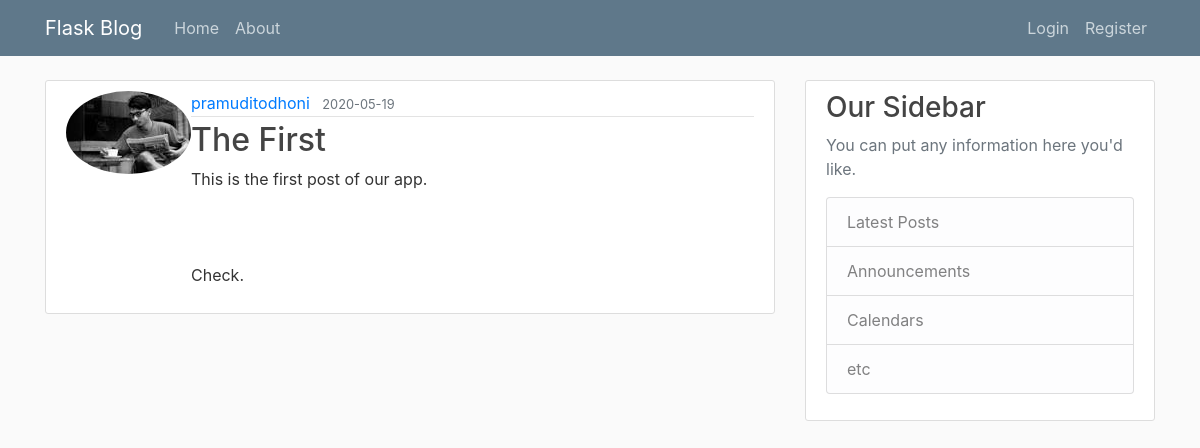
Page /home on the earlier database version.
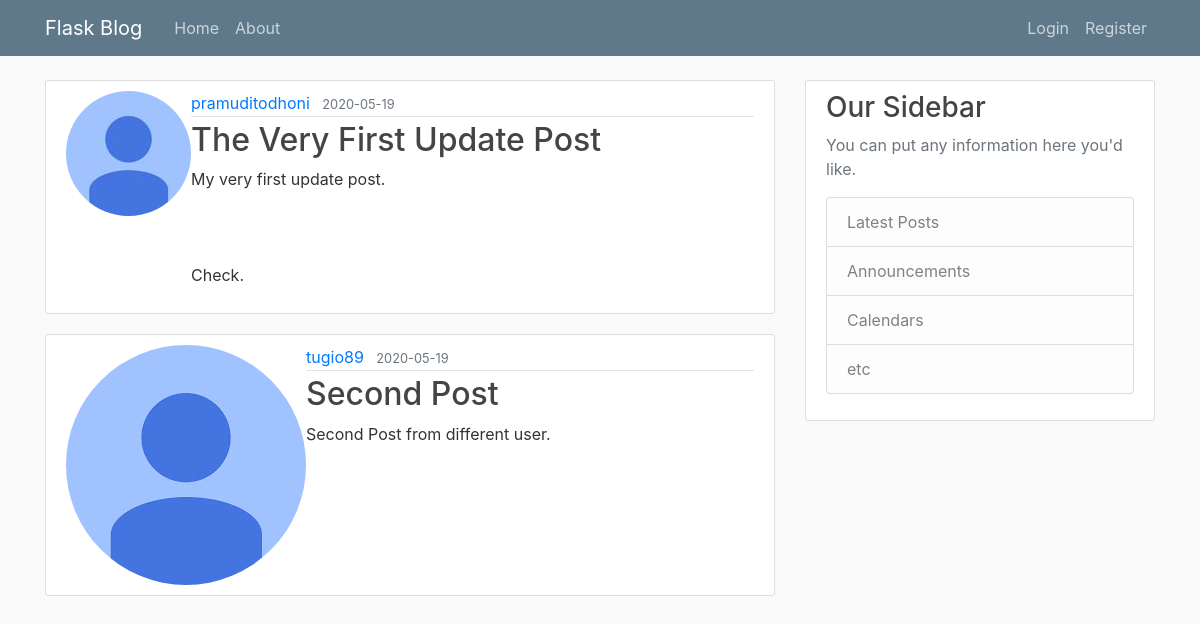
Same page on the later database version.
### flaskblog/models.py (models this page shows, shortened)
class Post(db.Model):
    id = db.Column(db.Integer, primary_key=True)
    title = db.Column(db.String(100), nullable=False)
    date_posted = db.Column(db.DateTime, nullable=False, default=datetime.utcnow)
    content = db.Column(db.Text, nullable=False)
    user_id = db.Column(db.Integer, db.ForeignKey('user.id'), nullable=False)

class User(db.Model, UserMixin):
    id = db.Column(db.Integer, primary_key=True)
    username = db.Column(db.String(20), unique=True, nullable=False)
    email = db.Column(db.String(120), unique=True, nullable=False)
    image_file = db.Column(db.String(20), nullable=False, default='default.jpg')
    password = db.Column(db.String(60), nullable=False)
    posts = db.relationship('Post', backref='author', lazy=True)

### flaskblog/routes.py (the view)
@app.route('/')
@app.route('/home')
def home():
    posts = Post.query.all()
    return render_template('home.html', posts=posts)

### flaskblog/templates/home.html
{% extends "layout.html" %}
{% block content %}
    {% for post in posts %}
        <article class="media content-section">
            <img class="rounded-circle article-image" src="{{ url_for('static', filename='profile_pics/' + post.author.image_file) }}">
          <div class="media-body">
            <div class="article-metadata">
              <a class="mr-2" href="#">{{ post.author.username }}</a>
              <small class="text-muted">{{ post.date_posted.strftime('%Y-%m-%d') }}</small>
            </div>
            <h2><a class="article-title" href="{{ url_for('post', post_id=post.id) }}">{{ post.title }}</a></h2>
            <p class="article-content">{{ post.content }}</p>
          </div>
        </article>
    {% endfor %}
{% endblock content %}

### flaskblog/templates/layout.html (shortened to what this page needs)
<!DOCTYPE html>
<html lang="en">
<head>
    <link rel="stylesheet" href="https://stackpath.bootstrapcdn.com/bootstrap/4.4.1/css/bootstrap.min.css">
    <link rel="stylesheet" type="text/css" href="{{ url_for('static', filename='main.css') }}">
</head>
<body>
    <header class="site-header">
      <nav class="navbar navbar-expand-md navbar-dark bg-steel fixed-top">
        <div class="container">
          <a class="navbar-brand mr-4" href="/">Flask Blog</a>
          <div class="collapse navbar-collapse" id="navbarToggle">
            <div class="navbar-nav mr-auto">
              <a class="nav-item nav-link" href="{{ url_for('home') }}">Home</a>
              <a class="nav-item nav-link" href="{{ url_for('about') }}">About</a>
            </div>
            <div class="navbar-nav">
              {% if current_user.is_authenticated %}
                <a class="nav-item nav-link" href="{{ url_for('new_post') }}">New Post</a>
                <a class="nav-item nav-link" href="{{ url_for('account') }}">Account</a>
                <a class="nav-item nav-link" href="{{ url_for('logout') }}">Logout</a>
              {% else %}
                <a class="nav-item nav-link" href="{{ url_for('login') }}">Login</a>
                <a class="nav-item nav-link" href="{{ url_for('register') }}">Register</a>
              {% endif %}
            </div>
          </div>
        </div>
      </nav>
    </header>
    <main role="main" class="container">
      <div class="row">
        <div class="col-md-8">
          {% block content %}{% endblock %}
        </div>
        <div class="col-md-4">
          <div class="content-section">
            <h3>Our Sidebar</h3>
            <p class='text-muted'>You can put any information here you'd like.
              <ul class="list-group">
                <li class="list-group-item list-group-item-light">Latest Posts</li>
                <li class="list-group-item list-group-item-light">Announcements</li>
                <li class="list-group-item list-group-item-light">Calendars</li>
                <li class="list-group-item list-group-item-light">etc</li>
              </ul>
            </p>
          </div>
        </div>
      </div>
    </main>
</body>
</html>

### flaskblog/static/main.css (style rules this page uses)
body { background: #fafafa; color: #333333; margin-top: 5rem; }
h1, h2, h3, h4, h5, h6 { color: #444444; }
.bg-steel { background-color: #5f788a; }
.site-header .navbar-nav .nav-link { color: #cbd5db; }
.content-section { background: #ffffff; padding: 10px 20px; border: 1px solid #dddddd; border-radius: 3px; margin-bottom: 20px; }
.article-title { color: #444444; }
.article-content { white-space: pre-line; }
.article-metadata { padding-bottom: 1px; margin-bottom: 4px; border-bottom: 1px solid #e3e3e3 }

Differences in the rows shown:
changed Post "pramuditodhoni": image_file: a different picture; title "The First" → "The Very First Update Post"; content "This is the first post of our app. Check." → "My very first update post. Check."
added Post: image_file (placeholder picture), author.username "tugio89", date_posted "2020-05-19", title "Second Post", content "Second Post from different user."
